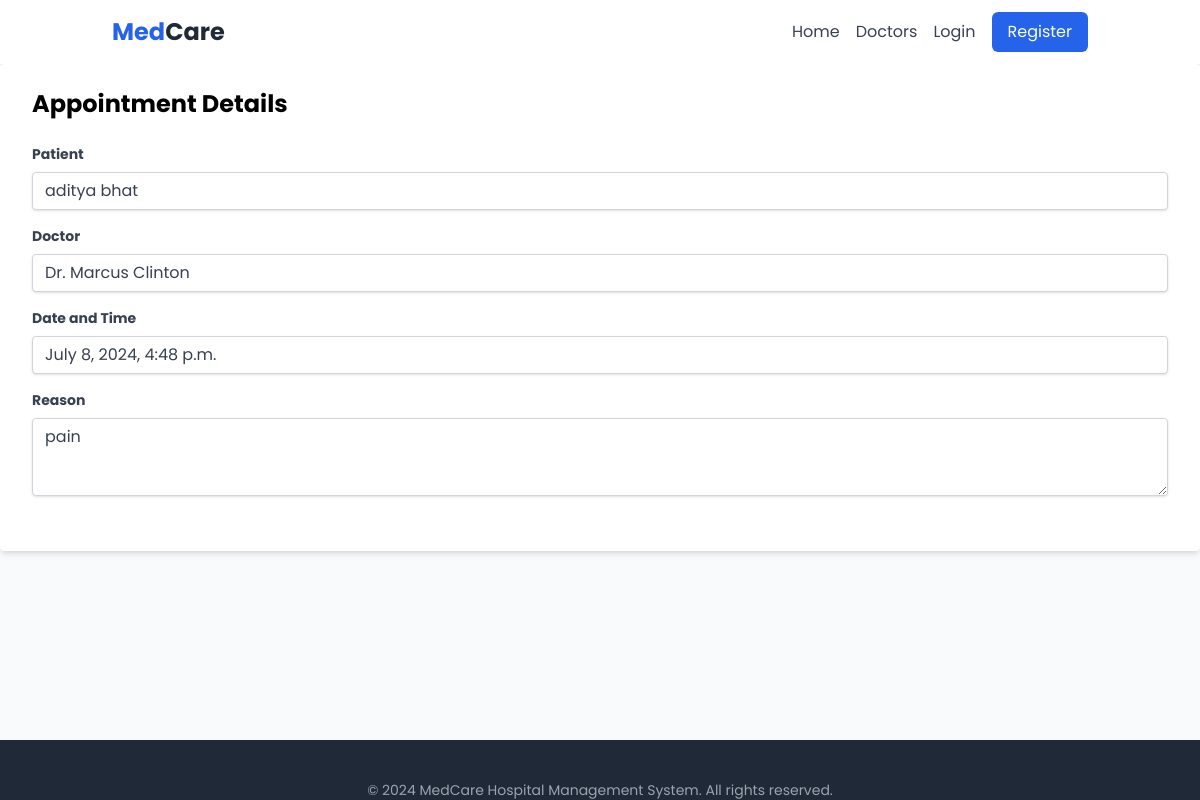
The app's page /appointment/1/ with its own data.
### hms/models.py (models this page shows, shortened)
class Appointment(models.Model):
    PENDING = 'P'
    APPROVED = 'A'
    DECLINED = 'D'
    STATUS_CHOICES = [
        (PENDING, 'Pending'),
        (APPROVED, 'Approved'),
        (DECLINED, 'Declined'),
    ]
    patient = models.ForeignKey(Patient, on_delete=models.CASCADE)
    doctor = models.ForeignKey(Doctor, on_delete=models.CASCADE)
    date_time = models.DateTimeField()
    reason = models.TextField()
    status = models.CharField(max_length=1, choices=STATUS_CHOICES, default=PENDING)

class Patient(models.Model):
    user = models.OneToOneField(User, on_delete=models.CASCADE)
    date_of_birth = models.DateField()
    address = models.TextField()
    phone_number = models.TextField(max_length=15)

class Doctor(models.Model):
    user = models.OneToOneField(User, on_delete=models.CASCADE)
    specialty = models.CharField(max_length=100, blank=True, null=True)
    license_number = models.CharField(max_length=50)

### hms/views.py (the view)
# urls.py: path('appointment/<int:pk>/', views.AppointmentDetailView.as_view(), name='appointment_detail'),
class AppointmentDetailView(DetailView):
    model = Appointment
    template_name = 'hms/appointment_detail.html'
    context_object_name = 'appointment'

### templates/hms/appointment_detail.html
{% extends 'hms/base.html' %}
{% block content %}
    <div class="bg-white shadow-md rounded px-8 pt-6 pb-8 mb-4">
        <h2 class="text-2xl font-bold mb-6">Appointment Details</h2>
        <div class="mb-4">
            <label class="block text-gray-700 text-sm font-bold mb-2" for="patient">
                Patient
            </label>
            <input class="shadow appearance-none border border-gray-300 rounded w-full py-2 px-3 text-gray-700 leading-tight focus:outline-none focus:shadow-outline" id="patient" type="text" value="{{ appointment.patient.user.get_full_name }}" readonly>
        </div>
        <div class="mb-4">
            <label class="block text-gray-700 text-sm font-bold mb-2" for="doctor">
                Doctor
            </label>
            <input class="shadow appearance-none border border-gray-300 rounded w-full py-2 px-3 text-gray-700 leading-tight focus:outline-none focus:shadow-outline" id="doctor" type="text" value="Dr. {{ appointment.doctor.user.get_full_name }}" readonly>
        </div>
        <div class="mb-4">
            <label class="block text-gray-700 text-sm font-bold mb-2" for="date-time">
                Date and Time
            </label>
            <input class="shadow appearance-none border border-gray-300 rounded w-full py-2 px-3 text-gray-700 leading-tight focus:outline-none focus:shadow-outline" id="date-time" type="text" value="{{ appointment.date_time }}" readonly>
        </div>
        <div class="mb-4">
            <label class="block text-gray-700 text-sm font-bold mb-2" for="reason">
                Reason
            </label>
            <textarea class="shadow appearance-none border border-gray-300 rounded w-full py-2 px-3 text-gray-700 leading-tight focus:outline-none focus:shadow-outline" id="reason" rows="3" readonly>{{ appointment.reason }}</textarea>
        </div>
    </div>
{% endblock %}

### templates/hms/base.html (style rules this page uses)
body { font-family: 'Poppins', sans-serif; }

### records on screen
Appointment: patient.user.get_full_name "aditya bhat", doctor.user.get_full_name "Dr. Marcus Clinton", date_time "July 8, 2024, 4:48 p.m.", reason "pain"
